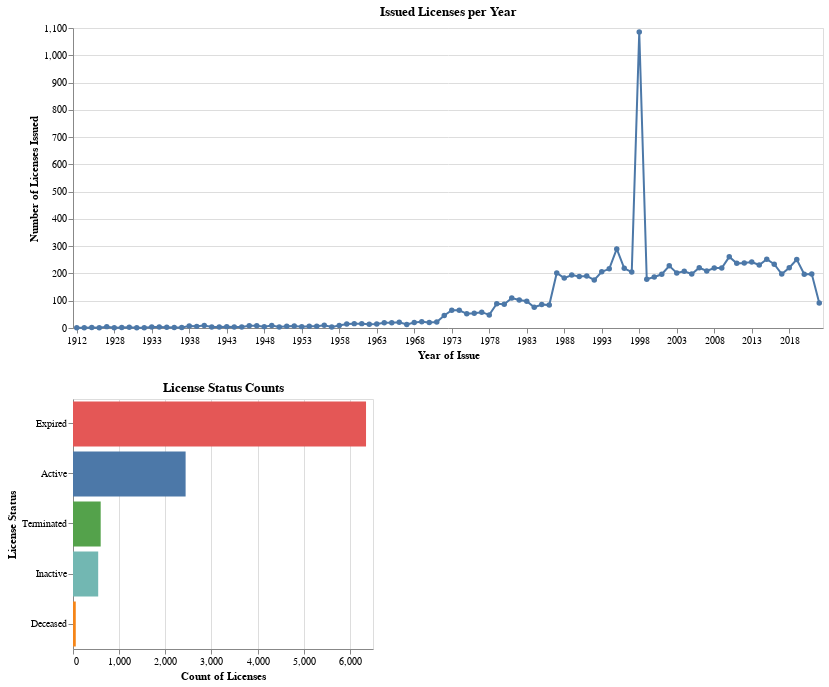

Notebook source saved alongside this figure:
### Code cell
alt.data_transformers.disable_max_rows()
years = sorted(lic['Original Issue Year'].unique())
tick_years = years[::5]

# Create interval brush
brush = alt.selection_interval(encodings=['x'], name='year_brush')
# Line chart for issued licenses per year
issued_chart = (
    alt.Chart(lic_subset)
    .mark_line(point=True)
    .encode(
        x=alt.X('Original Issue Year:O', title='Year of Issue', axis=alt.Axis(values=tick_years, labelAngle=0)),
        y=alt.Y('count():Q', title='Number of Licenses Issued'),
        tooltip=[
            alt.Tooltip('Original Issue Year:O', title='Year'),
            alt.Tooltip('count():Q', title='Issued')
        ]
    )
    .properties(width=750, height=300, title='Issued Licenses per Year')
    .add_params(brush)  # brush for selection
)

status_chart = (
    alt.Chart(lic_subset)
    .mark_bar()
    .encode(
        y=alt.Y('Status_Group:N',
                sort='-x',
                title='License Status'),
        x=alt.X('count():Q',
                title='Count of Licenses'),
        tooltip=[
            alt.Tooltip('Status_Group:N', title='Status'),
            alt.Tooltip('count():Q', title='Count')
        ],
        color=alt.Color('Status_Group:N', legend=None)  # quitar leyenda si no es necesaria
    )
    .transform_filter(brush)
    .properties(width=300, height=250, title='License Status Counts')
)
chart=(issued_chart & status_chart)
chart

### Figure 1 — Vega-Lite specification as saved in the notebook (floating-point values rounded to 4 significant figures; data arrays with more than 128 entries replaced by an {"elided": "..."} marker saying what was removed)
{"config": {"view": {"continuousWidth": 300, "continuousHeight": 300}}, "vconcat": [{"mark": {"type": "line", "point": true}, "encoding": {"tooltip": [{"field": "Original Issue Year", "title": "Year", "type": "ordinal"}, {"aggregate": "count", "title": "Issued", "type": "quantitative"}], "x": {"axis": {"labelAngle": 0, "values": [1912.0, 1928.0, 1933.0, 1938.0, 1943.0, 1948.0, 1953.0, 1958.0, 1963.0, 1968.0, 1973.0, 1978.0, 1983.0, 1988.0, 1993.0, 1998.0, 2003.0, 2008.0, 2013.0, 2018.0]}, "field": "Original Issue Year", "title": "Year of Issue", "type": "ordinal"}, "y": {"aggregate": "count", "title": "Number of Licenses Issued", "type": "quantitative"}}, "height": 300, "name": "view_1", "title": "Issued Licenses per Year", "width": 750}, {"mark": {"type": "bar"}, "encoding": {"color": {"field": "Status_Group", "legend": null, "type": "nominal"}, "tooltip": [{"field": "Status_Group", "title": "Status", "type": "nominal"}, {"aggregate": "count", "title": "Count", "type": "quantitative"}], "x": {"aggregate": "count", "title": "Count of Licenses", "type": "quantitative"}, "y": {"field": "Status_Group", "sort": "-x", "title": "License Status", "type": "nominal"}}, "height": 250, "title": "License Status Counts", "transform": [{"filter": {"param": "year_brush"}}], "width": 300}], "data": {"name": "data-931f1799d05c135f6eb16c1682341d10"}, "params": [{"name": "year_brush", "select": {"type": "interval", "encodings": ["x"]}, "views": ["view_1"]}], "$schema": "https://vega.github.io/schema/vega-lite/v5.20.1.json", "datasets": {"data-931f1799d05c135f6eb16c1682341d10": {"elided": "9995 records"}}}
